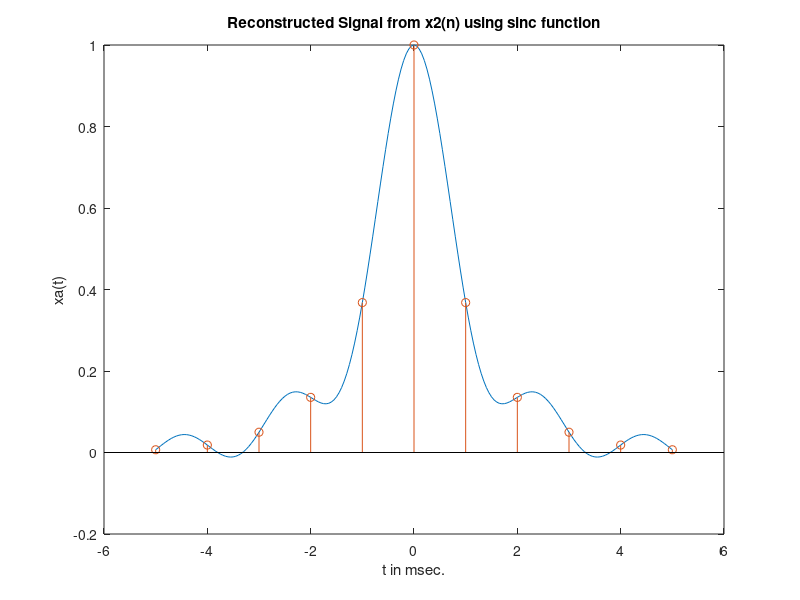

Reproduce this figure in MATLAB.
% Chapter 3 : Example 3.20

%             Reconstruction and aliasing using sinc function

%

% Discrete-time Signal x1(n)

Ts = 0.001; Fs = 1/Ts; n = -5:1:5; nTs = n*Ts;

x = exp(-1000*abs(nTs));

% Analog Signal reconstruction

Dt = 0.00005;

t = -0.005:Dt:0.005;

xa = x * sinc(Fs*(ones(length(nTs),1)*t-nTs'*ones(1,length(t))));

% check

error = max(abs(xa - exp(-1000*abs(t))))

% Plots

figure;plot(t*1000,xa);

xlabel('t in msec.'); ylabel('xa(t)')

title('Reconstructed Signal from x2(n) using sinc function'); hold on

stem(n*Ts*1000,x); hold off
